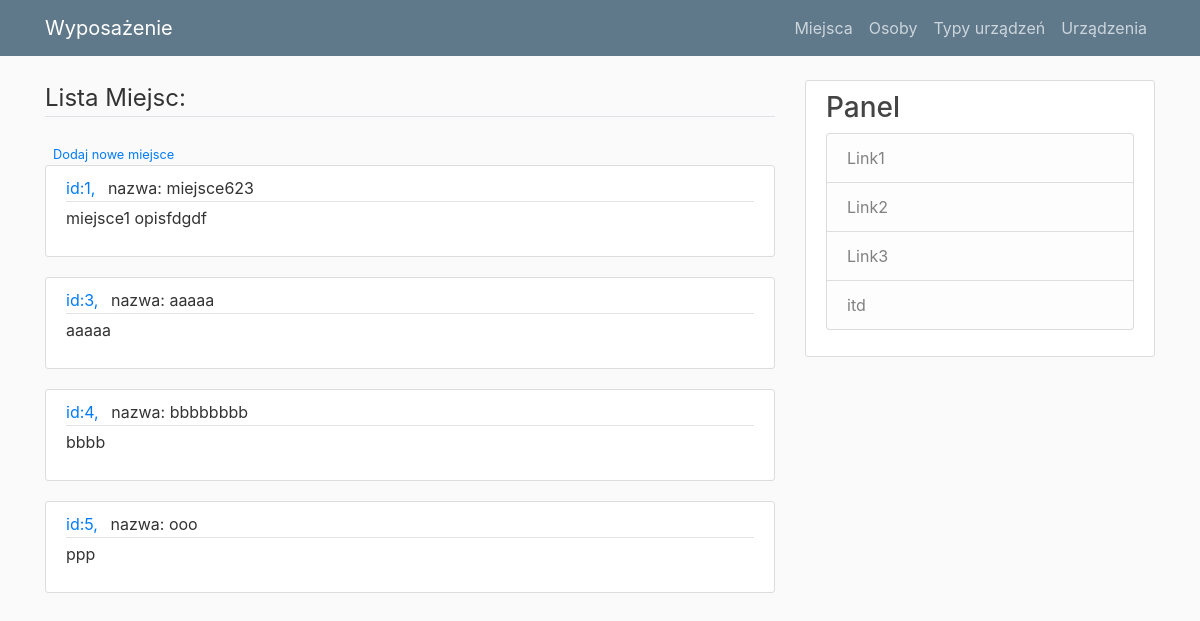
Page /pokazmiejsca on the earlier database version.
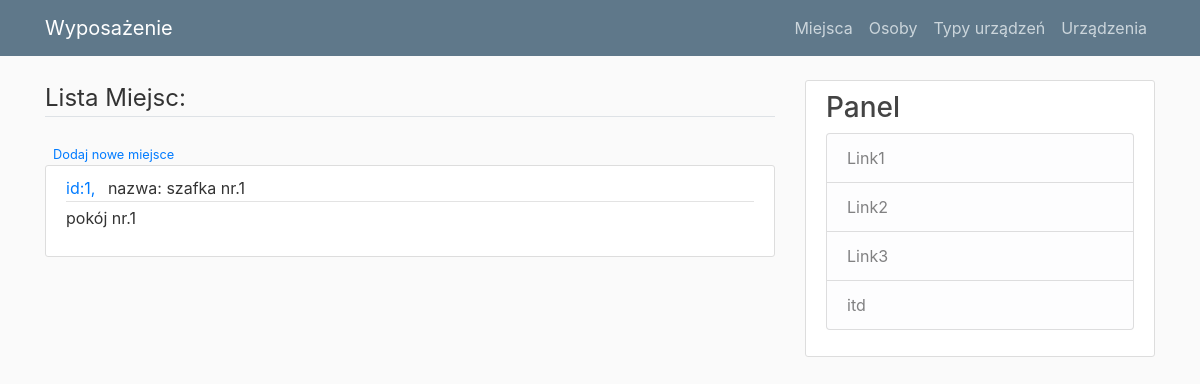
Same page on the later database version.
### wyposazenie/models.py (models this page shows)
class Miejsca(db.Model):
    __tablename__ = "miejsca"
    id_miejsce = db.Column(db.Integer, primary_key = True)
    nazwa = db.Column(db.String(30), nullable = False, unique = True)
    opis = db.Column(db.String(150))

### wyposazenie/routes.py (the view)
@app.route("/pokazmiejsca")
def pokazmiejsca():
    miejsca_query = Miejsca.query.all()
    return render_template('pokaz_miejsca.html', miejsca=miejsca_query)

### wyposazenie/templates/pokaz_miejsca.html
{% extends "layout.html" %}
{% block content %}
<legend class="border-bottom mb-4">Lista Miejsc:</legend>
<div>
    <small class="text muted">
        <a class="ml-2" href="{{ url_for('dodajmiejsce') }}">Dodaj nowe miejsce</a>
    </small>
</div>
{% for miejsce in miejsca %}
<article class="media content-section">
    <div class="media-body">
        <div class="article-metadata">
            <a class="mr-2" href="{{ url_for('pokazmiejsce', id_miejsce=miejsce.id_miejsce) }}">id:{{miejsce.id_miejsce}}, </a>
            <a class="mr-2">nazwa: {{miejsce.nazwa}}</a>
        </div>
        <p class="article-content">{{ miejsce.opis }}</p>
    </div>
</article>
{% endfor %}
{%  endblock content %}

Differences in the rows shown:
removed Miejsca: id_miejsce "3", nazwa "aaaaa", opis "aaaaa"
removed Miejsca: id_miejsce "4", nazwa "bbbbbbbb", opis "bbbb"
removed Miejsca: id_miejsce "5", nazwa "ooo", opis "ppp"
changed Miejsca id 1: nazwa "miejsce623" → "szafka nr.1"; opis "miejsce1 opisfdgdf" → "pokój nr.1"
